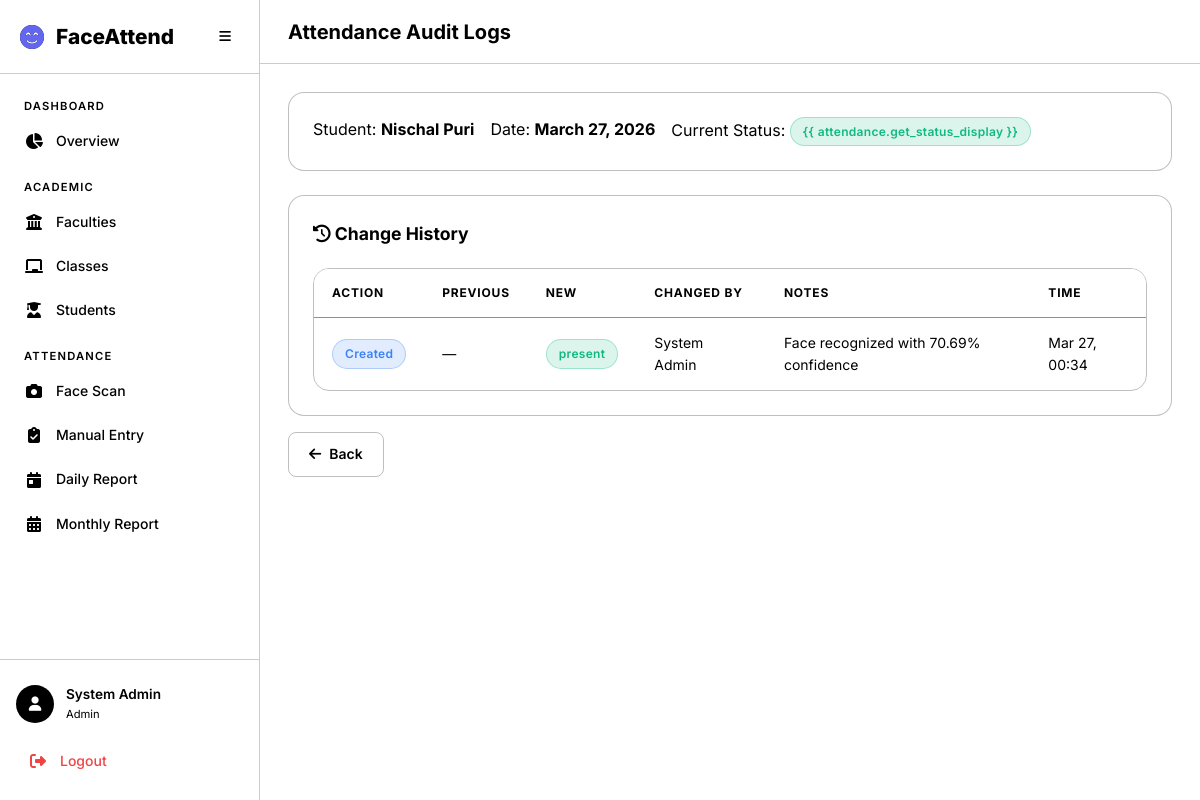
/attendance/logs/2/, run on an earlier commit of the app's database.
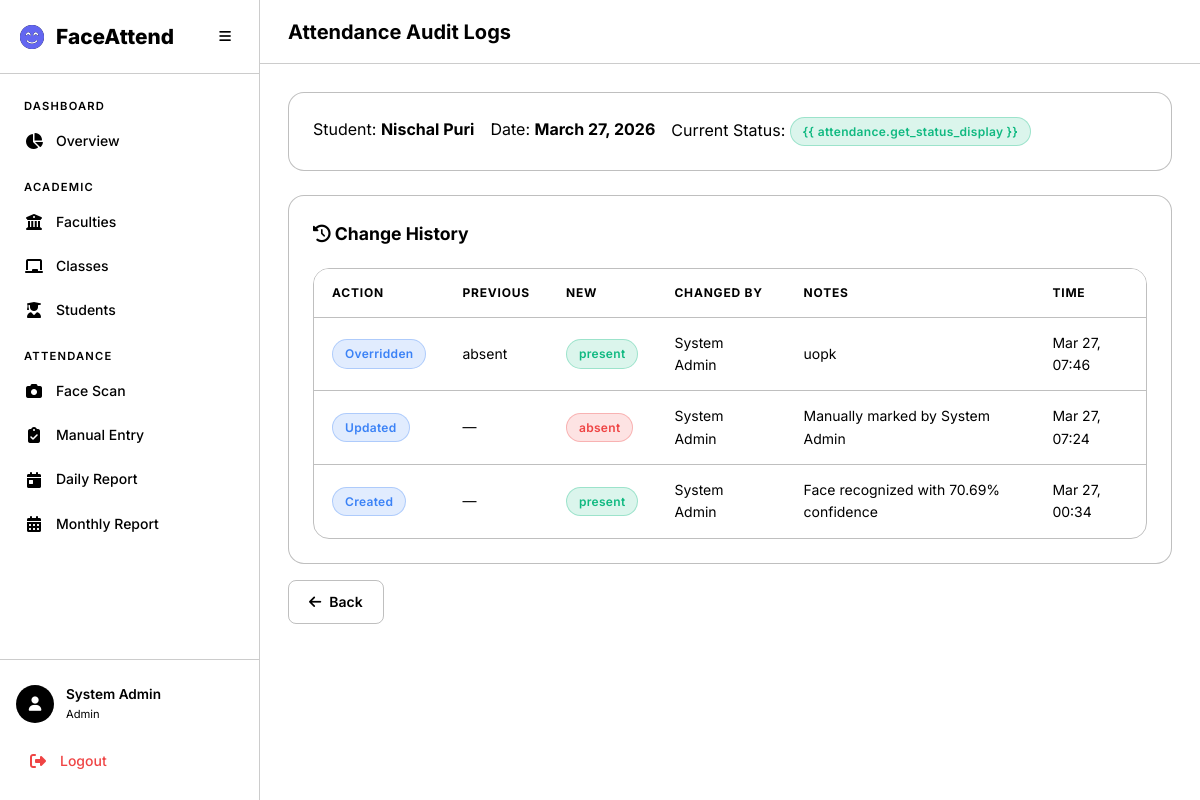
And on a later commit of the database.
### accounts/models.py (models this page shows, shortened)
class User(AbstractUser):
    class Role(models.TextChoices):
        ADMIN = 'admin', 'Admin'
        TEACHER = 'teacher', 'Teacher'
        STUDENT = 'student', 'Student'
    role = models.CharField(
        max_length=10,
        choices=Role.choices,
        default=Role.STUDENT,
    )
    phone = models.CharField(max_length=20, blank=True)
    profile_image = models.ImageField(upload_to='profiles/', blank=True, null=True)

### attendance/models.py (models this page shows, shortened)
class Attendance(models.Model):
    class Status(models.TextChoices):
        PRESENT = 'present', 'Present'
        ABSENT = 'absent', 'Absent'
        LATE = 'late', 'Late'
        INFORMED = 'informed', 'Informed'
    student = models.ForeignKey(Student, on_delete=models.CASCADE, related_name='attendances')
    date = models.DateField()
    status = models.CharField(max_length=10, choices=Status.choices, default=Status.ABSENT)
    check_in_time = models.TimeField(null=True, blank=True)
    marked_by = models.ForeignKey(
        settings.AUTH_USER_MODEL,
        on_delete=models.SET_NULL,
        null=True, blank=True,
        related_name='marked_attendances',
    )
    is_face_recognized = models.BooleanField(default=False)
    is_override = models.BooleanField(default=False)
    confidence = models.FloatField(null=True, blank=True, help_text='Face recognition confidence score')
    notes = models.TextField(blank=True)
    created_at = models.DateTimeField(auto_now_add=True)
    updated_at = models.DateTimeField(auto_now=True)
    class Meta:
        unique_together = ['student', 'date']
        ordering = ['-date', 'student__full_name']

class AttendanceLog(models.Model):
    class Action(models.TextChoices):
        CREATED = 'created', 'Created'
        UPDATED = 'updated', 'Updated'
        OVERRIDDEN = 'overridden', 'Overridden'
        CORRECTED = 'corrected', 'Corrected'
    attendance = models.ForeignKey(Attendance, on_delete=models.CASCADE, related_name='logs')
    action = models.CharField(max_length=12, choices=Action.choices)
    previous_status = models.CharField(max_length=10, blank=True)
    new_status = models.CharField(max_length=10)
    changed_by = models.ForeignKey(
        settings.AUTH_USER_MODEL,
        on_delete=models.SET_NULL,
        null=True,
        related_name='attendance_logs',
    )
    notes = models.TextField(blank=True)
    timestamp = models.DateTimeField(auto_now_add=True)
    class Meta:
        ordering = ['-timestamp']

### academics/models.py (models this page shows, shortened)
class Student(models.Model):
    user = models.OneToOneField(
        settings.AUTH_USER_MODEL,
        on_delete=models.CASCADE,
        related_name='student_profile',
        null=True, blank=True,
    )
    full_name = models.CharField(max_length=300)
    profile_image = models.ImageField(upload_to='students/profiles/')
    face_encoding = models.BinaryField(null=True, blank=True, help_text='128-d face encoding as bytes')
    enrollment_year = models.PositiveIntegerField()
    faculty = models.ForeignKey(Faculty, on_delete=models.CASCADE, related_name='students')
    academic_class = models.ForeignKey(AcademicClass, on_delete=models.CASCADE, related_name='students')
    phone = models.CharField(max_length=20, blank=True)
    guardian_phone = models.CharField(max_length=20, blank=True)
    is_phone_flagged = models.BooleanField(
        default=False,
        help_text='Mark this when the student phone number is incorrect.',
    )
    is_active = models.BooleanField(default=True)
    created_at = models.DateTimeField(auto_now_add=True)
    updated_at = models.DateTimeField(auto_now=True)
    class Meta:
        ordering = ['full_name']

### attendance/views.py (the view)
# urls.py: path('logs/<int:pk>/', views.attendance_logs, name='logs'),
@login_required
def attendance_logs(request, pk):
    attendance = get_object_or_404(Attendance, pk=pk)
    if request.user.role == 'teacher' and attendance.student.academic_class.teacher_id != request.user.id:
        messages.error(request, 'You can only view logs for your own classes.')
        return redirect('attendance:teacher_dashboard')
    if request.user.role == 'student':
        if attendance.student.user_id != request.user.id:
            messages.error(request, 'You can only view your own attendance logs.')
            return redirect('attendance:student_dashboard')
    if request.user.role not in ['admin', 'teacher', 'student']:
        messages.error(request, 'You do not have permission to view attendance logs.')
        return redirect('home')
    logs = attendance.logs.all()
    return render(request, 'attendance/logs.html', {
        'attendance': attendance,
        'logs': logs,
    })

### templates/attendance/logs.html (shortened to what this page needs)
{% extends 'base.html' %}
{% block page_title %}Attendance Audit Logs{% endblock %}
{% block content %}
<div class="animate-fade-in">
    <div class="card mb-3">
        <div class="d-flex gap-2 flex-wrap">
            <div><span class="text-muted">Student:</span> <strong>{{ attendance.student.full_name }}</strong></div>
            <div><span class="text-muted">Date:</span> <strong>{{ attendance.date }}</strong></div>
            <div><span class="text-muted">Current Status:</span> <span class="badge badge-{{ attendance.status }}">{{
                    attendance.get_status_display }}</span></div>
        </div>
    </div>
    <div class="card">
        <div class="card-header">
            <h3 class="card-title"><i class="fas fa-history"></i> Change History</h3>
        </div>
        <div class="table-container">
            <table class="data-table">
                <thead>
                    <tr>
                        <th>Action</th>
                        <th>Previous</th>
                        <th>New</th>
                        <th>Changed By</th>
                        <th>Notes</th>
                        <th>Time</th>
                    </tr>
                </thead>
                <tbody>
                    {% for log in logs %}
                    <tr>
                        <td><span class="badge badge-informed">{{ log.get_action_display }}</span></td>
                        <td>{{ log.previous_status|default:"—" }}</td>
                        <td><span class="badge badge-{{ log.new_status }}">{{ log.new_status }}</span></td>
                        <td>{{ log.changed_by.get_full_name|default:"System" }}</td>
                        <td>{{ log.notes|default:"—" }}</td>
                        <td>{{ log.timestamp|date:"M d, H:i" }}</td>
                    </tr>
                    {% empty %}
                    <tr>
                        <td colspan="6" class="text-center text-muted">No logs found.</td>
                    </tr>
                    {% endfor %}
                </tbody>
            </table>
        </div>
    </div>
    <div class="mt-2">
        <a href="javascript:history.back()" class="btn btn-outline"><i class="fas fa-arrow-left"></i> Back</a>
    </div>
</div>
{% endblock %}

### templates/base.html (shortened to what this page needs)
<!DOCTYPE html>
<html lang="en" data-theme="dark">
<head>
    <link rel="stylesheet" href="https://cdnjs.cloudflare.com/ajax/libs/font-awesome/6.5.1/css/all.min.css">
    {% load static %}
    <link rel="stylesheet" href="{% static 'css/style.css' %}">
</head>
<body>
    {% if user.is_authenticated %}
    <div class="app-layout">
        <aside class="sidebar" id="sidebar">
            <div class="sidebar-header">
                <div class="logo">
                    <i class="fas fa-face-smile-beam"></i>
                    <span>FaceAttend</span>
                </div>
                <button class="sidebar-toggle" id="sidebarToggle">
                    <i class="fas fa-bars"></i>
                </button>
            </div>
            <nav class="sidebar-nav">
                {% if user.role == 'admin' %}
                <div class="nav-section">
                    <span class="nav-section-title">Dashboard</span>
                    <a href="{% url 'academics:admin_dashboard' %}" class="nav-link {% if request.resolver_match.url_name == 'admin_dashboard' %}active{% endif %}">
                        <i class="fas fa-chart-pie"></i><span>Overview</span>
                    </a>
                </div>
                <div class="nav-section">
                    <span class="nav-section-title">Academic</span>
                    <a href="{% url 'academics:faculty_list' %}" class="nav-link {% if 'faculty' in request.resolver_match.url_name %}active{% endif %}">
                        <i class="fas fa-building-columns"></i><span>Faculties</span>
                    </a>
                    <a href="{% url 'academics:class_list' %}" class="nav-link {% if 'class' in request.resolver_match.url_name %}active{% endif %}">
                        <i class="fas fa-chalkboard"></i><span>Classes</span>
                    </a>
                    <a href="{% url 'academics:student_list' %}" class="nav-link {% if 'student' in request.resolver_match.url_name %}active{% endif %}">
                        <i class="fas fa-user-graduate"></i><span>Students</span>
                    </a>
                </div>
                <div class="nav-section">
                    <span class="nav-section-title">Attendance</span>
                    <a href="{% url 'attendance:camera' %}" class="nav-link {% if request.resolver_match.url_name == 'camera' %}active{% endif %}">
                        <i class="fas fa-camera"></i><span>Face Scan</span>
                    </a>
                    <a href="{% url 'attendance:manual' %}" class="nav-link {% if request.resolver_match.url_name == 'manual' %}active{% endif %}">
                        <i class="fas fa-clipboard-check"></i><span>Manual Entry</span>
                    </a>
                    <a href="{% url 'attendance:daily_report' %}" class="nav-link {% if request.resolver_match.url_name == 'daily_report' %}active{% endif %}">
                        <i class="fas fa-calendar-day"></i><span>Daily Report</span>
                    </a>
                    <a href="{% url 'attendance:monthly_report' %}" class="nav-link {% if request.resolver_match.url_name == 'monthly_report' %}active{% endif %}">
                        <i class="fas fa-calendar-alt"></i><span>Monthly Report</span>
                    </a>
                </div>
                {% endif %}
            </nav>
            <div class="sidebar-footer">
                <div class="user-card">
                    <div class="user-avatar">
                        <i class="fas fa-user"></i>
                    </div>
                    <div class="user-info">
                        <span class="user-name">{{ user.get_full_name|default:user.username }}</span>
                        <span class="user-role">{{ user.get_role_display }}</span>
                    </div>
                </div>
                <a href="{% url 'accounts:logout' %}" class="nav-link logout-link">
                    <i class="fas fa-sign-out-alt"></i><span>Logout</span>
                </a>
            </div>
        </aside>
        <main class="main-content">
            <header class="top-bar">
                <h1 class="page-title">{% block page_title %}Dashboard{% endblock %}</h1>
            </header>
            <div class="content-area">
                {% block content %}{% endblock %}
            </div>
        </main>
    </div>
    {% else %}
    <div class="auth-layout">
        {% block auth_content %}{% endblock %}
    </div>
    {% endif %}
</body>
</html>

What changed in the data, as far as the page shows it:
added AttendanceLog: action "Overridden", previous_status "absent", new_status "present", changed_by.get_full_name "System Admin", notes "uopk", timestamp "Mar 27, 07:46"
added AttendanceLog: action "Updated", previous_status "—", new_status "absent", changed_by.get_full_name "System Admin", notes "Manually marked by System Admin", timestamp "Mar 27, 07:24"
